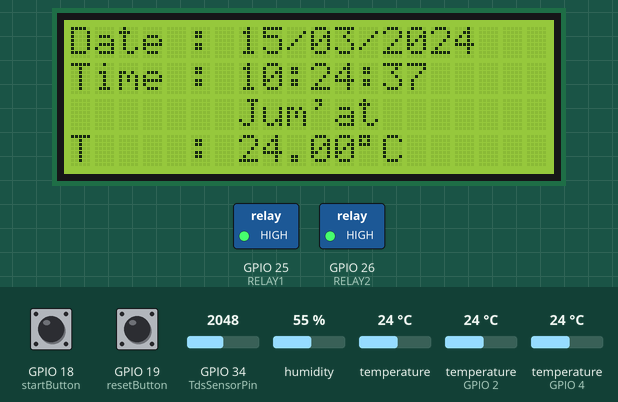
The sketch below on a simulated ESP32. Shown: 20×4 character LCD, switched loads named in the sketch (green lamp = pin HIGH). The test bench sets the inputs (shaded band); at power-on: temperature 24 °C, temperature (sensors on GPIO 2, GPIO 4) 24 °C, humidity 55 %, GPIO 18 (startButton) HIGH, GPIO 19 (resetButton) HIGH, GPIO 34 (TdsSensorPin) = 2048. WiFi joins after 1.5 s; servers stay silent unless stated; the local clock reads 2024-03-15 10:24:30 at power-on unless the sketch sets it; EEPROM starts erased; what the sketch prints to the serial monitor is not drawn.

Above: at 7.2 s.
7.3 s: temperature (sensor 0) set to 0 °C
At 8.4 s:
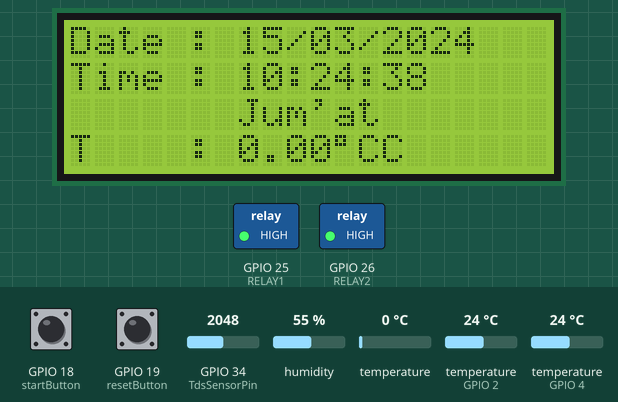
12.6 s: temperature (sensor on GPIO 2) set to 0 °C
At 15.6 s:
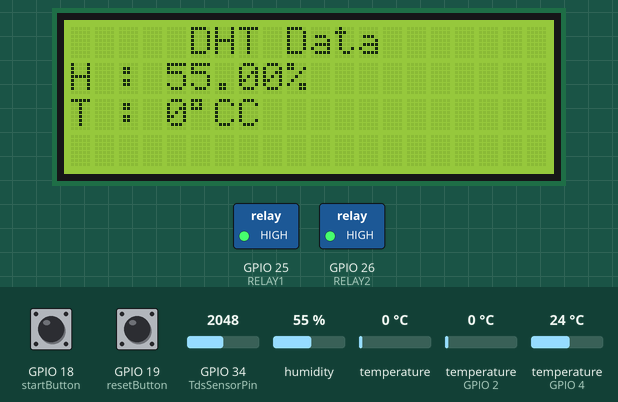
18.8 s: temperature (sensor on GPIO 4) set to 0 °C
At 20.6 s:
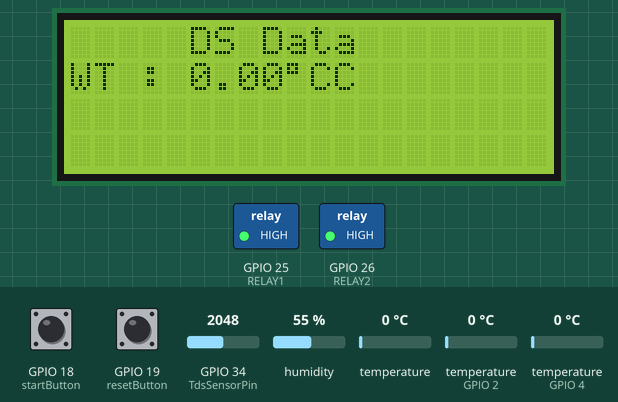
25.0 s: temperature (sensor on GPIO 4) set to 19 °C
At 26.1 s:
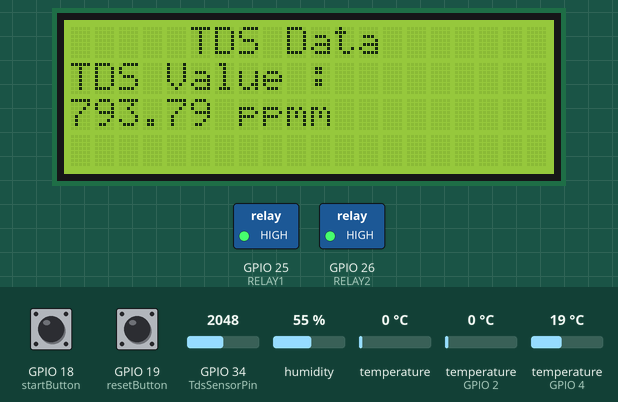
31.2 s: humidity set to 22 %
At 37.6 s:
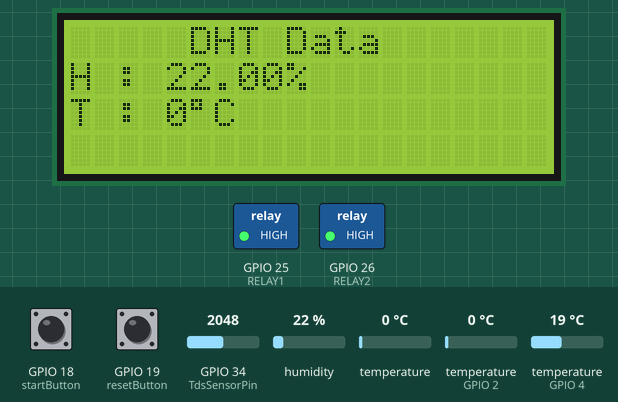
Timing chart, 0 to 39.1 s (numbered marks = the images above; inputs shaded):
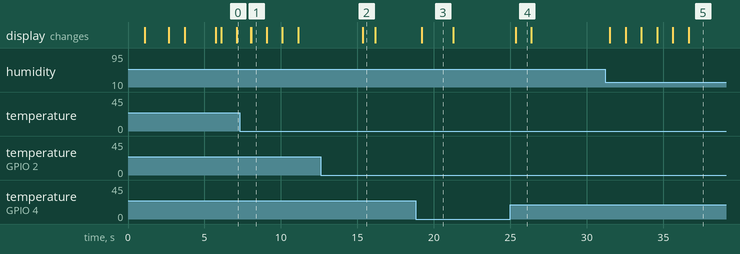

The sketch:

Otomatis_Nutrisi_Hidroponik_Batch_V.ino
```cpp
#include "config.h"
#include <WiFi.h>
#include <WiFiClient.h>
#include <BlynkSimpleEsp32.h>

#include <DHT.h>
#include <OneWire.h>
#include <DallasTemperature.h>

#include <EEPROM.h>
#include <Wire.h>
#include <LCD_I2C.h>
#include <RTClib.h>

/******* LCD I2C Config *******/
LCD_I2C lcd(0x27, 20, 4);

/******* RTC I2C Config *******/
RTC_DS3231  rtc;
char daysOfTheWeek[7][12] = {
  "Minggu", "Senin", "Selasa", "Rabu", "Kamis", "Jum'at", "Sabtu"
};

/******* DHT Object *******/
DHT dht(DHTPIN, DHTTYPE);
float t_dht, h_dht;
unsigned long lastTime_dht      = 0;
const unsigned int interval_dht = 1000;

/******* DS18B20 Object *******/
OneWire oneWire(ONE_WIRE_BUS);
DallasTemperature DSsensor(&oneWire);
// float Wtemp;

/******* TDS Variable *******/
int analogBuffer[SCOUNT];   // store the analog value in the array, read from ADC
int analogBufferTemp[SCOUNT];
int analogBufferIndex = 0, copyIndex = 0;
float averageVoltage = 0.0, tdsValue = 0.0, temperature = 16.0;
float ppm = 0.0;

/******* RTC Variable *******/
DateTime startDate;   // Variable untuk menyimpan tanggal mulai penyiraman
unsigned long lastSensorRead = 0; // Waktu terakhir sensor dibaca
bool isPlanted = false; // status kondisi penyiraman (apakah sudah disiram)
int hst = 0;
String fase = "-";

// Tambahkan waktu untuk delay 10 detik setelah pembacaan PPM
unsigned long lastPPMUpdate = 0;
bool ppmReady = false;
bool running = false;

// Tambahkan variable millis untuk kontrol module relay
unsigned long relayOnTime   = 0;
unsigned long lastRelayTime = 0;
int relayState = 0; // 0 = IDLE, 1 = RELAY1 ON, 2 =  RELAY2 ON

// inisialisasikan fungsi program
void btn_control_start(DateTime now);
void btn_control_reset();

void screen_state_program(int screen_state, DateTime now);
int getMedianNum(int bArray[], int iFilterLen);
void run_tds_program();
void run_ds_program();
void run_dht_program();
void kontrolPompa(float ppm, int hst);
void handleButtons(DateTime now);

/***** Configurasi Blynk *****/
// set password to "" for open networks
char ssid[] = SSID_STA;
char pass[] = PASS_STA;

BlynkTimer timer;

BLYNK_WRITE(V0) {
  if (param.asInt() == 1) {
    btn_control_reset();
    Blynk.virtualWrite(V0, 0);
  }
}

BLYNK_WRITE(V1) {
  if (param.asInt() == 1) {
    DateTime now = rtc.now();
    btn_control_start(now);
    Blynk.virtualWrite(V1, 0);
  }
}

void sendData_T_DHT() {
  static unsigned long lastTime_SendData = 0;
  if (millis() - lastTime_SendData > 5000U) {
    lastTime_SendData = millis();
    Blynk.virtualWrite(V2, t_dht);
  }
}

void sendData_H_DHT() {
  static unsigned long lastTime_SendData = 0;
  if (millis() - lastTime_SendData > 5000U) {
    lastTime_SendData = millis();
    Blynk.virtualWrite(V3, h_dht);
  }
}

void sendData_DS() {
  static unsigned long lastTime_SendData = 0;
  if (millis() - lastTime_SendData > 5000U) {
    lastTime_SendData = millis();
    Blynk.virtualWrite(V4, temperature);
  }
}

void sendData_TDS() {
  static unsigned long lastTime_SendData = 0;
  if (millis() - lastTime_SendData > 5000U) {
    lastTime_SendData = millis();
    Blynk.virtualWrite(V5, ppm);
  }
}

void setup() {
  // put your setup code here, to run once:
  Serial.begin(115200);

  /****** Deklarasi DHT & sensor DS ******/
  dht.begin();
  DSsensor.begin();

  /****** Inisialisasikan LCD ******/
  Wire.begin();
  lcd.begin();
  lcd.backlight();
  lcd.clear();

  delay(1000);

  /****** Tombol Relay ******/
  EEPROM.begin(EEPROM_SIZE); // Inisialisasikan EEPROM

  pinMode(startButton, INPUT_PULLUP); // Tombol start menggunakan internal pull-up
  pinMode(resetButton, INPUT_PULLUP); // Tombol reset menggunakan internal pull-up
  pinMode(RELAY1, OUTPUT); // Pin Relay A sebagai OUTPUT
  pinMode(RELAY2, OUTPUT); // Pin Relay B sebagai OUTPUT
  digitalWrite(RELAY1, HIGH); // Awal relay 1 mati
  digitalWrite(RELAY2, HIGH); // Awal relay 2 mati

  /****** Deklarasi RTC ******/
  if (!rtc.begin()) {
    Serial.println(F("Couldn't find RTC"));
    lcd.setCursor(0, 0);
    lcd.print("Couldn't find RTC");
    while(1) delay(50);
  }

  if (rtc.lostPower()) {
    Serial.println(F("RTC lost power, let's set the time!"));
    lcd.setCursor(0, 0);
    lcd.print("RTC lost power, let's set the time!");
    rtc.adjust(DateTime(F(__DATE__), F(__TIME__)));
  }

  WiFi.mode(WIFI_STA);
  WiFi.begin(ssid, pass);
  while (WiFi.status() != WL_CONNECTED) {
    lcd.clear();
    lcd.setCursor(0, 0);
    lcd.print("Connecting WiFi...");
    Serial.println(".");
    delay(500);
  }
  if (WiFi.status() == WL_CONNECTED) {
    lcd.clear();
    lcd.setCursor(0, 0);
    lcd.print("WiFi Connection : ");
    lcd.setCursor(0, 1);
    lcd.print("Successfully");
    delay(1000);
    lcd.clear();
  }

  /****** SplashScreen ******/
  lcd.setCursor(0, 1);
  lcd.print("     HIDROPONIK     ");
  lcd.setCursor(0, 2);
  lcd.print("   BPVP BANDA ACEH   ");
  delay(2000);
  lcd.clear();

  /****** Deklarasi TDS ******/
  pinMode(TdsSensorPin, INPUT);

  // Jika flag EEPROM bernilai 1 berarti ada data tanam
  if (EEPROM.read(0) == 1) {
    int year  = EEPROM.read(1) * 256 + EEPROM.read(2); // Gabungkan 2 byte untuk tahun
    int month = EEPROM.read(3); // Baca bulan
    int day   = EEPROM.read(4); // Baca tanggal
    startDate = DateTime(year, month, day, 0, 0, 0); // Simpan tanggal mulai
    isPlanted = true; // Tandai bahwa sudah ditanam
  }

  Blynk.begin(BLYNK_AUTH_TOKEN, ssid, pass);
  timer.setInterval(5000L, sendData_T_DHT);
  timer.setInterval(5000L, sendData_H_DHT);
  timer.setInterval(5000L, sendData_DS);
  timer.setInterval(5000L, sendData_TDS);

}

void loop() {
  // put your main code here, to run repeatedly:
  /*****Program RTC Tahun dan Tanggal*****/
  static unsigned long lastTime_main;
  static int screen_state = 0;
  DateTime now = rtc.now();
  bool startRead = digitalRead(startButton);
  bool resetRead = digitalRead(resetButton);

  if (millis() - lastTime_main > 5000UL) {
    lastTime_main = millis();
    lcd.clear();
    if (screen_state >= 5) screen_state = 0;
    screen_state++;
  }

  screen_state_program(screen_state, now);
  run_dht_program();
  run_ds_program();
  run_tds_program();

  if (ppmReady && millis() - lastPPMUpdate >= 10000 && millis() - lastRelayTime >= 10000) {
    kontrolPompa(ppm, hst);
    ppmReady = false; // reset supaya tidak berulang
    lastRelayTime = millis(); // catat waktu relay terakhir
  }

  handleButtons(now);

  if (isPlanted) {
    TimeSpan duration = now -startDate;
    hst = duration.days() + 1;
    if (hst >= 1 && hst <= 7)         fase = "1";
    else if (hst >= 8 && hst <= 14)   fase = "2";
    else if (hst >= 15 && hst <= 21)  fase = "3";
    else if (hst >= 22 && hst <= 35)  fase = "4";
    else if (hst > 35)                fase = "5";
  }
  else {
    hst = 0; // reset HST ketika belum tanam
  }

  kontrolPompa(ppm, hst);

  Blynk.run();
  timer.run();
}

void handleButtons(DateTime now) {
  static bool startState = HIGH, lastStartState = HIGH;
  static bool resetState = HIGH, lastResetState = HIGH;

  static unsigned long lastStartDebounce = 0;
  static unsigned long lastResetDebounce = 0;
  const unsigned long debounceDelay = 50;

  bool startRead = digitalRead(startButton);
  bool resetRead = digitalRead(resetButton);

  // ===== START BUTTON =====
  if (startRead != lastStartState) {
    lastStartDebounce = millis();
  }

  if ((millis() - lastStartDebounce) > debounceDelay) {
    if (startRead != startState) {
      startState = startRead;

      if (startState == LOW && !isPlanted) {
        btn_control_start(now);
        Serial.println(F("System Start!"));
      }
    }
  }
  lastStartState = startRead;

  // ===== RESET BUTTON =====
  if (resetRead != lastResetState) {
    lastResetDebounce = millis();
  }

  if ((millis() - lastResetDebounce) > debounceDelay) {
    if (resetRead != resetState) {
      resetState = resetRead;

      if (resetState == LOW) {
        btn_control_reset();
        Serial.println(F("System Reset"));
      }
    }
  }
  lastResetState = resetRead;
}

void screen_state_program(int screen_state, DateTime now) {
  if (screen_state == 1) {
    lcd.setCursor(0, 0);
    lcd.print("Date : ");
    if (now.day() < 10) lcd.print("0");
    lcd.print(now.day(), DEC);
    lcd.print('/');
    if (now.month() < 10) lcd.print("0");
    lcd.print(now.month(), DEC);
    lcd.print('/');
    lcd.print(now.year(), DEC);

    lcd.setCursor(0, 1);
    lcd.print("Time : ");
    if (now.hour() < 10) lcd.print("0");
    lcd.print(now.hour(), DEC);
    lcd.print(':');
    if (now.minute() < 10) lcd.print("0");
    lcd.print(now.minute(), DEC);
    lcd.print(':');
    if (now.second() < 10) lcd.print("0");
    lcd.print(now.second(), DEC);

    lcd.setCursor(7, 2);
    lcd.print(daysOfTheWeek[now.dayOfTheWeek()]);

    lcd.setCursor(0, 3);
    lcd.print("T    : ");
    lcd.print(rtc.getTemperature());
    lcd.print((char)223);
    lcd.print("C");
  }
  else if (screen_state == 2) {
    lcd.setCursor(2, 0);
    lcd.print("   DHT Data   ");
    lcd.setCursor(0, 1);
    lcd.print("H : ");
    lcd.print(h_dht);
    lcd.print("%");
    lcd.setCursor(0, 2);
    lcd.print("T : ");
    lcd.print(t_dht, 0);
    lcd.print((char)223);
    lcd.print("C");
  }
  else if (screen_state == 3) {
    lcd.setCursor(2, 0);
    lcd.print("   DS Data   ");
    lcd.setCursor(0, 1);
    lcd.print("WT : ");
    lcd.print(temperature);
    lcd.print((char)223);
    lcd.print("C");
  }
  else if (screen_state == 4) {
    lcd.setCursor(2, 0);
    lcd.print("   TDS Data   ");
    lcd.setCursor(0, 1);
    lcd.print("TDS Value : ");
    lcd.setCursor(0, 2);
    lcd.print(tdsValue);
    lcd.print(" ppm");
  }
  else {
    lcd.setCursor(3, 0);
    lcd.print("Information");
    lcd.setCursor(0, 1);
    lcd.print("Run  : ");
    lcd.print(running ? "ON " : "OFF");

    lcd.setCursor(0, 2);
    lcd.print("Fase : ");
    lcd.print(fase);

    lcd.setCursor(0, 3);
    lcd.print("HST  : ");
    lcd.print(hst);
  }
}

void btn_control_start(DateTime now) {
  startDate = now;
  EEPROM.write(0, 1);
  EEPROM.write(1, startDate.year() / 256);
  EEPROM.write(2, startDate.year() % 256);
  EEPROM.write(3, startDate.month());
  EEPROM.write(4, startDate.day());
  EEPROM.commit();
  isPlanted = true;
  // delay(1000);
}

void btn_control_reset() {
  for (int i = 0; i < EEPROM_SIZE; i++) {
    EEPROM.write(i, 0xFF);
  }

  EEPROM.commit();
  isPlanted = false;
  digitalWrite(relayA, HIGH);
  digitalWrite(relayB, HIGH);
  // delay(1000);
  lcd.clear();
}

int getMedianNum(int bArray[], int iFilterLen) {
  int bTab[iFilterLen];
  for (byte i = 0; i<iFilterLen; i++)
  bTab[i] = bArray[i];
  int i, j, bTemp;
  for (j = 0; j < iFilterLen - 1; j++) {
    for (i = 0; i < iFilterLen - j - 1; i++) {
      if (bTab[i] > bTab[i + 1]) {
        bTemp = bTab[i];
        bTab[i] = bTab[i + 1];
        bTab[i + 1] = bTemp;
      }
    }
  }
  if ((iFilterLen & 1) > 0){
    bTemp = bTab[(iFilterLen - 1) / 2];
  }
  else {
    bTemp = (bTab[iFilterLen / 2] + bTab[iFilterLen / 2 - 1]) / 2;
  }
  return bTemp;
}

void run_tds_program() {
  static unsigned long analogSampleTimepoint = millis();
  if(millis()-analogSampleTimepoint > 40U){     //every 40 milliseconds,read the analog value from the ADC
    analogSampleTimepoint = millis();
    analogBuffer[analogBufferIndex] = analogRead(TdsSensorPin);    //read the analog value and store into the buffer
    analogBufferIndex++; // nilai analogBufferIndex ditambah 1 per 40 miliseconds
    if(analogBufferIndex == SCOUNT){
      analogBufferIndex = 0;
    }
  }

  static unsigned long printTimepoint = millis();
  if(millis()-printTimepoint > 800U){
    printTimepoint = millis();
    for(copyIndex=0; copyIndex<SCOUNT; copyIndex++){
      analogBufferTemp[copyIndex] = analogBuffer[copyIndex];

      // read the analog value more stable by the median filtering algorithm, and convert to voltage value
      averageVoltage = getMedianNum(analogBufferTemp,SCOUNT) * (float)(VREF / ADC_RESOLUTION);

      //temperature compensation formula: fFinalResult(25^C) = fFinalResult(current)/(1.0+0.02*(fTP-25.0));
      float compensationCoefficient = 1.0+0.02*(temperature-25.0);
      //temperature compensation
      float compensationVoltage = averageVoltage/compensationCoefficient;

      //convert voltage value to tds value
      tdsValue=(133.42*compensationVoltage*compensationVoltage*compensationVoltage - 255.86*compensationVoltage*compensationVoltage + 857.39*compensationVoltage)*0.5;

      //Serial.print("voltage:");
      //Serial.print(averageVoltage,2);
      //Serial.print("V   ");
      // Serial.print("TDS Value:");
      // Serial.print(tdsValue,0);
      // Serial.println("ppm");

      ppm = tdsValue;
      Serial.print("TDS Value:");
      Serial.print(tdsValue,0);
      Serial.print("ppm");
      Serial.print(" | PPM: "); Serial.print(ppm);
      Serial.print(" | Sensor: "); Serial.print(ppmReady);
      Serial.print(" | HST: "); Serial.print(hst);
      Serial.print(" | Running "); Serial.println(running ? "On" : "Off");

      ppmReady = true;
      lastPPMUpdate = millis();
    }
  }
}

void run_ds_program() {
  static unsigned long lastTime_sample_point = millis();
  if (millis() - lastTime_sample_point > 1000UL) {
    lastTime_sample_point = millis();
    DSsensor.setResolution(12);
    DSsensor.requestTemperatures();
    temperature = DSsensor.getTempCByIndex(0);
  }
}

void run_dht_program() {
  if (millis() - lastTime_dht > interval_dht) {
    lastTime_dht = millis();
    t_dht = dht.readTemperature();
    h_dht = dht.readHumidity();
  }
}

void kontrolPompa(float ppm, int hst) {
  static unsigned long lastTime;
  if (millis() - lastTime > 2000UL){
    lastTime = millis();
    // Logika fase & PPM
    running = false;
    if (hst >= 1 && hst <= 7 && ppm < 400) running = true;
    else if (hst >= 8 && hst <= 14 && ppm <= 600) running = true;
    else if (hst >= 15 && hst <= 21 && ppm <= 800) running = true;
    else if (hst >= 22 && hst <= 35 && ppm <= 1100) running = true;
    else if (hst > 35 && ppm < 1200) running = true;

    // siklus relay dengan millis (non-blocking)
    if (running && relayState == 0) {
      digitalWrite(relayA, LOW);
      relayOnTime = millis();
      relayState = 1;
      Serial.println("Relay A ON");
    }

    if (relayState == 1 && millis() - relayOnTime >= 500) {
      digitalWrite(relayA, HIGH);
      digitalWrite(relayB, LOW);
      relayOnTime = millis();
      relayState = 2;
      Serial.println("Relay A OFF, Relay B ON");
    }

    if (relayState == 2 && millis() - relayOnTime >= 500) {
      digitalWrite(relayB, HIGH);
      relayState = 0;
      Serial.println("Relay B OFF, Selesai siklus");
    }

    if (!running && relayState == 0) {
      digitalWrite(relayA, HIGH);
      digitalWrite(relayB, HIGH);
    }
  }
}
```

config.h
```cpp
#include <Arduino.h>

/* Fill-in information from Blynk Device Info here */
#define BLYNK_TEMPLATE_ID     ""
#define BLYNK_TEMPLATE_NAME   "Quickstart Template"
#define BLYNK_AUTH_TOKEN      ""

#define BLYNK_PRINT Serial

#define SSID_STA             "elektronika_AP"
#define PASS_STA             "elektronika@2025"

#define EEPROM_SIZE 32

/****** DHT SENSOR *******/
#define DHTPIN          2         // Pin Input DHT
#define DHTTYPE         DHT11     // DHT22, DHT21, DHT11

/******* DS18B20 *******/
#define ONE_WIRE_BUS    4       // Pin Input DS18B20

/******* TDS SENSOR *******/
#define TdsSensorPin    34    // Pin Input TDS Sensor
#define VREF            3.3   // analog reference voltage of the ADC
#define ADC_RESOLUTION  4096  // for esp32 : 4096, for arduino/esp8266 : 1023
#define SCOUNT          10    // sum of sample point

/******* RELAY & PUSH BUTTON *******/
#define RELAY1          25      // Pin Output Relay A / Pump 1
#define RELAY2          26      // Pin Output Relay B / Pump 2
#define startButton     18      // Pin Input Start Button Sistem
#define resetButton     19      // Pin Input Reset Button Sistem
#define relayA        RELAY1
#define relayB        RELAY2
```

Measured:
- after the input at 7.3 s, the display: first changes after 0.72 s (image 1 shows a later state)
- after the input at 12.6 s, the display: changes after 2.7 s (image 2)
- after the input at 18.8 s, the display: changes after 0.42 s (image 3)
- after the input at 25.0 s, the display: changes after 0.34 s (image 4)
- what the display in image 2 shows lasts 0.9 s, from 15.3 s to 16.2 s
- what the display in image 3 shows lasts 2.1 s, from 19.2 s to 21.3 s
- what the display in image 4 shows lasts 1.1 s, from 25.3 s to 26.4 s
